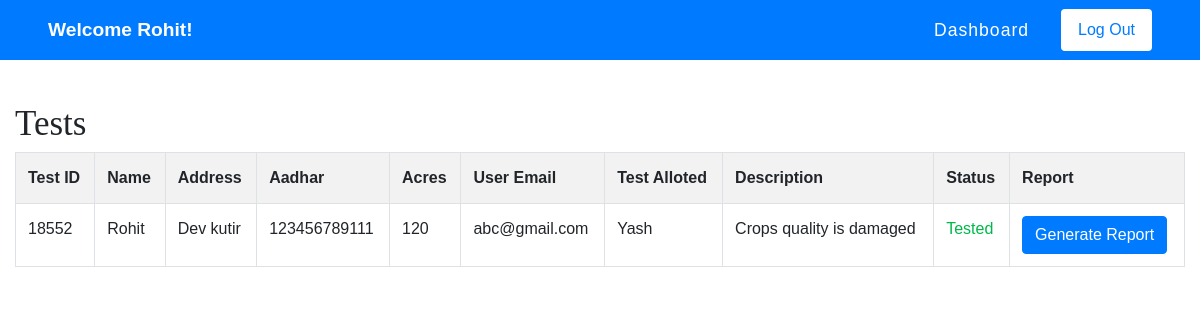
The page /see_Tests.php (signed in) on the database its author committed.
### tables this page shows
CREATE TABLE `test` (
  `TestID` int(10) NOT NULL,
  `Name` char(50) NOT NULL,
  `Address` varchar(100) NOT NULL,
  `Aadhar` bigint(12) NOT NULL,
  `Acres` int(20) NOT NULL,
  `TestAlloted` char(50) NOT NULL,
  `UserEmail` varchar(50) NOT NULL,
  `Description` varchar(100) NOT NULL,
  `Status` char(20) NOT NULL
);

### see_Tests.php (the view, shortened to what this page needs)
<?php
    $con=mysqli_connect("localhost","root","");
    mysqli_select_db($con,"soil_test_analysis");
    $email=$_SESSION['Email'];
    $test="select * from test where UserEmail='$email'";
    $result=mysqli_query($con,$test);
    $num=mysqli_num_rows($result);
?>
<!DOCTYPE html>
<html lang="en">
<head>
    <link rel="stylesheet" href="https://cdnjs.cloudflare.com/ajax/libs/font-awesome/5.15.1/css/all.min.css">
    <link rel="stylesheet" href="https://maxcdn.bootstrapcdn.com/bootstrap/4.0.0/css/bootstrap.min.css">
    <link rel="stylesheet" href="./CSS/layout.css">
</head>
<body>
    <section class="Navbar">
        <nav class="navbar navbar-expand-lg navbar-dark bg-primary px-md-5 py-md-2 fixed-top">
            <a class="navbar-brand font-weight-bold text-capitalize" href="#">Welcome
                <?php echo $_SESSION['Name'] ?>!
            </a>
            <div class="collapse navbar-collapse" id="navbarSupportedContent">
                <ul class="navbar-nav ml-auto">
                    <li class="nav-item ml-md-4 active">
                        <a class="nav-link" href="./farmer_dashboard.php">Dashboard</a>
                    </li>
                </ul>
                <form class="form-inline ml-md-4 my-2 my-lg-0">
                    <a href="./farmer_Logout.php"><button
                            class="btn bg-white my-1 px-3 font-weight-normal text-primary py-2 my-sm-0"
                            type="button">Log Out</button></a>
                </form>
            </div>
        </nav>
    </section>
    <section class="tests mt-5">
        <div class="container-fluid pt-5">
            <table class="table table-striped table-bordered table-hover">
                <thead>
                   <span style="font-size: 35px; font-family: 'Cinzel', serif;">Tests</span>
                </thead><br>
                <tr>
                    <th>Test ID</th>
                    <th>Name</th>
                    <th>Address</th>
                    <th>Aadhar</th>
                    <th>Acres</th>
                    <th>User Email</th>
                    <th>Test Alloted</th>
                    <th>Description</th>
                    <th>Status</th>
                    <th>Report</th>
                </tr>
                <?php
                    for($i=1;$i<=$num;$i++)
                    {
                        $row=mysqli_fetch_array($result);
                ?>
                <form action="report_PDF.php" method="post">
                <tr>
                    <td><?php echo $row['TestID'] ?></td>
				    <td><?php echo $row['Name'] ?></td>
				    <td><?php echo $row['Address'] ?></td>
				    <td><?php echo $row['Aadhar'] ?></td>
                    <td><?php echo $row['Acres'] ?></td>
                    <td><?php echo $row['UserEmail'] ?></td>
                    <td><?php echo $row['TestAlloted'] ?></td>
                    <td><?php echo $row['Description'] ?></td>
                    <td><span name="status"><?php echo $row['Status'] ?></span></td>
                    <td><button name="report" class="btn btn-primary">Generate Report</button></td>
                </tr>
                </form>
                <?php
				    }
			    ?>
            </table>
        </div>
    </section>
</body>
</html>

### CSS/layout.css (style rules this page uses)
* { box-sizing: border-box; padding: 0; margin: 0; }
body { font-family: 'nunito',sans-serif; line-height: 1.6; overflow-x: hidden; }
.nav-link { font-size: 1.1rem; font-weight: 500; letter-spacing: 1px; }
.navbar-brand { font-size: 1.2rem; }
blockquote, ol, p, ul { margin: 0 0 20px; }

### rows shown on the page
test: TestID "18552", Name "Rohit", Address "Dev kutir", Aadhar "123456789111", Acres "120", UserEmail "abc@gmail.com", TestAlloted "Yash", Description "Crops quality is damaged", Status "Tested"

### other values the page prints
$_SESSION['Name'] "Rohit"
